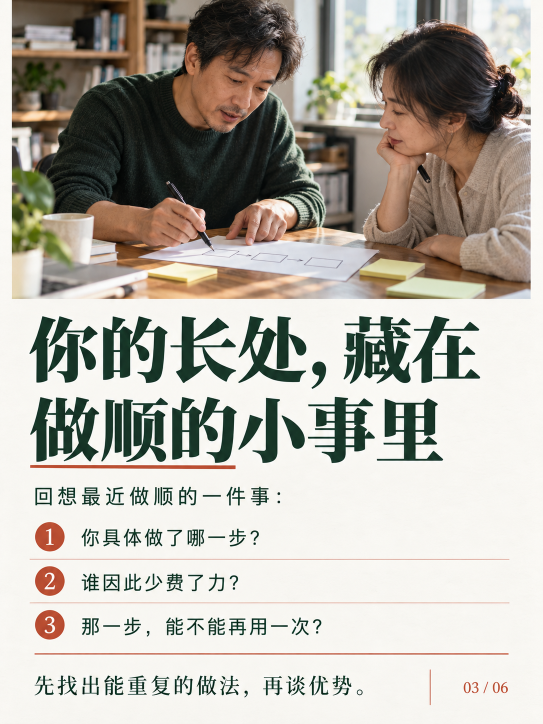
#> input picture .assets/articles/认识真实的自己贴图-20261027/generated/03-strengths.png, 1086 x 1448 px, given in place of 01-cover.png, which was not available (shown at 1/2 size)
$ python export.py
#> lines starting #> are read from the running program, lines starting #| are printed output that depends on the picture; pictures that were not available may be replaced by others from this repository, and a replacement may not be noted
"""等比导出发布图、拼接审阅图；不叠字或修改画面内容。"""

from pathlib import Path
import json
from PIL import Image

HERE = Path(__file__).resolve().parent
OUT = HERE.parents[2] / 'outputs/认识真实的自己-20261027/公众号贴图'
MAPPING = [
    ('01-cover', '01-封面'),
    ('02-labels', '02-少贴标签'),
    ('03-strengths', '03-找到长处'),
    ('04-energy', '04-看清消耗'),
    ('05-priorities', '05-排出选择'),
    ('06-card', '06-我的使用说明'),
]


def main():
    OUT.mkdir(parents=True, exist_ok=True)
    review = HERE / 'review'
    review.mkdir(exist_ok=True)
    cards = []
    records = []
    for source_name, output_name in MAPPING:
        with Image.open(HERE / 'generated' / f'{source_name}.png') as im:
#> im is the input picture: PIL image 1086x1448 RGB; mean R, G, B 181.7, 177.4, 168.5
            im.load()
            if im.width * 4 != im.height * 3:
                raise ValueError(f'{source_name}: 原图不是3:4，停止导出')
            card = im.convert('RGB').resize((1080, 1440), Image.Resampling.LANCZOS)
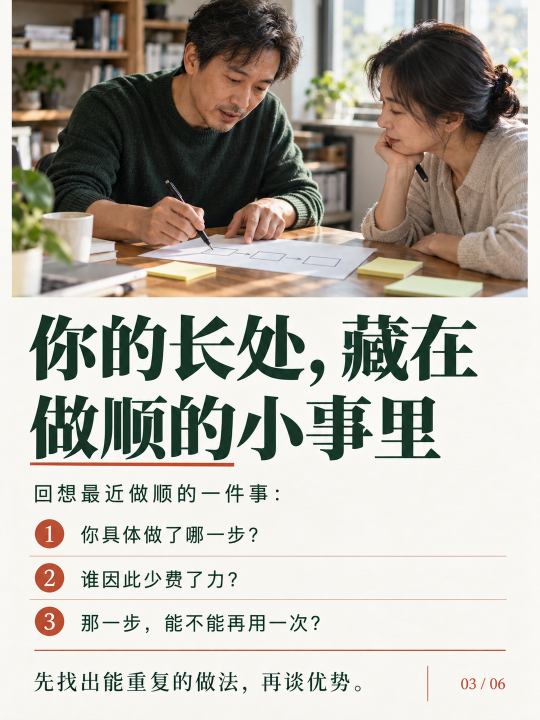
#> card: PIL image 1080x1440 RGB (shown at 1/2 size); mean R, G, B 181.7, 177.4, 168.5
            card.save(OUT / f'{output_name}.png', optimize=True)
            cards.append(card)
            records.append({
                'file': f'{output_name}.png',
                'width': 1080,
                'height': 1440,
                'source': f'{source_name}.png',
                'source_size': list(im.size),
            })
#> pass 2 of the loop in main, `for source_name, output_name in MAPPING:`:
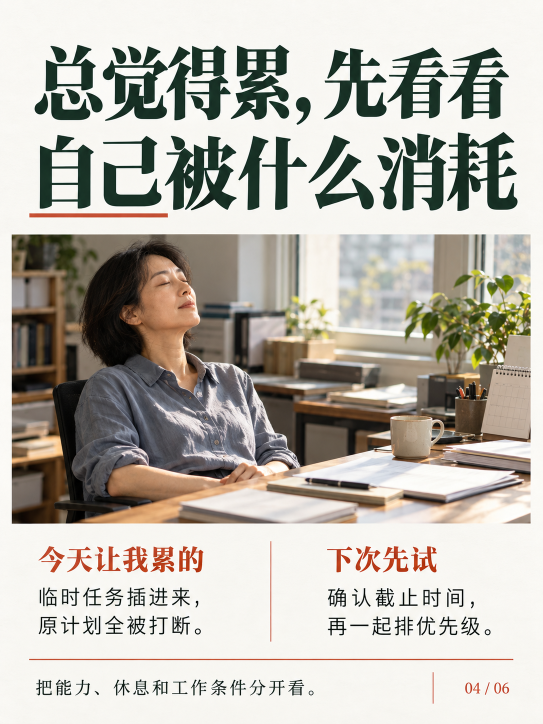
#> input picture .assets/articles/认识真实的自己贴图-20261027/generated/04-energy.png, 1086 x 1448 px, given in place of 02-labels.png, which was not available (shown at 1/2 size)
#> in main, im is the input picture: PIL image 1086x1448 RGB; mean R, G, B 186.8, 182.6, 174.1
#> in main, `card = im.convert('RGB').resize((1080, 1440), Image.Resampling.LANCZOS)`:
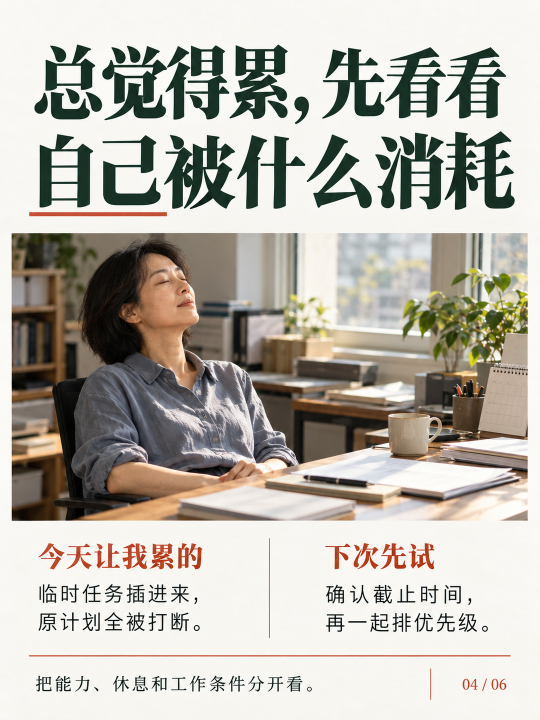
#> card: PIL image 1080x1440 RGB (shown at 1/2 size); mean R, G, B 186.8, 182.6, 174.1

    # 两列三排，完整保留各图，不加文字、边框或其他装饰。
    spread = Image.new('RGB', (1080, 2160), 'white')
#> spread: PIL image 1080x2160 RGB; every value is 255
    for i, card in enumerate(cards):
        spread.paste(
            card.resize((540, 720), Image.Resampling.LANCZOS),
            ((i % 2) * 540, (i // 2) * 720),
        )
        card.resize((360, 480), Image.Resampling.LANCZOS).save(
            review / f'手机宽度-{i+1:02d}.jpg', quality=96
        )
#> this loop made 6 passes
#> pass 1, in main, `card.resize((360, 480), Image.Resampling.LANCZOS).save( review / f'手机宽..`:
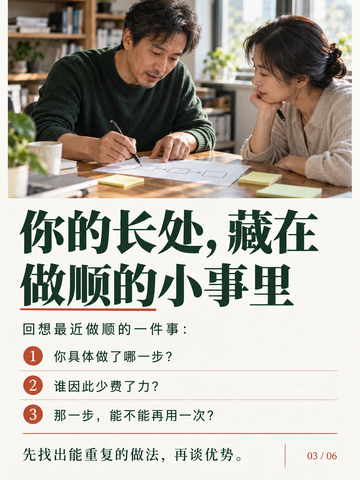
#> saved as 手机宽度-01.jpg: PIL image 360x480 RGB; mean R, G, B 181.5, 177.3, 168.4
#> pass 2, in main, `card.resize((360, 480), Image.Resampling.LANCZOS).save( review / f'手机宽..`:
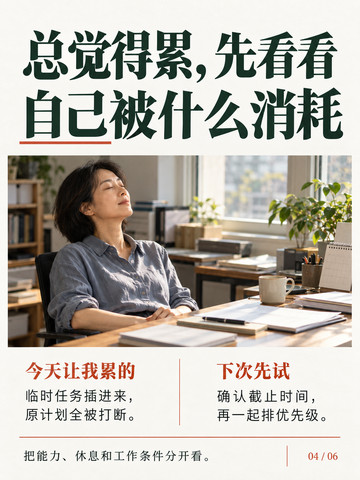
#> saved as 手机宽度-02.jpg: PIL image 360x480 RGB; mean R, G, B 186.6, 182.4, 174
#> after the loop:
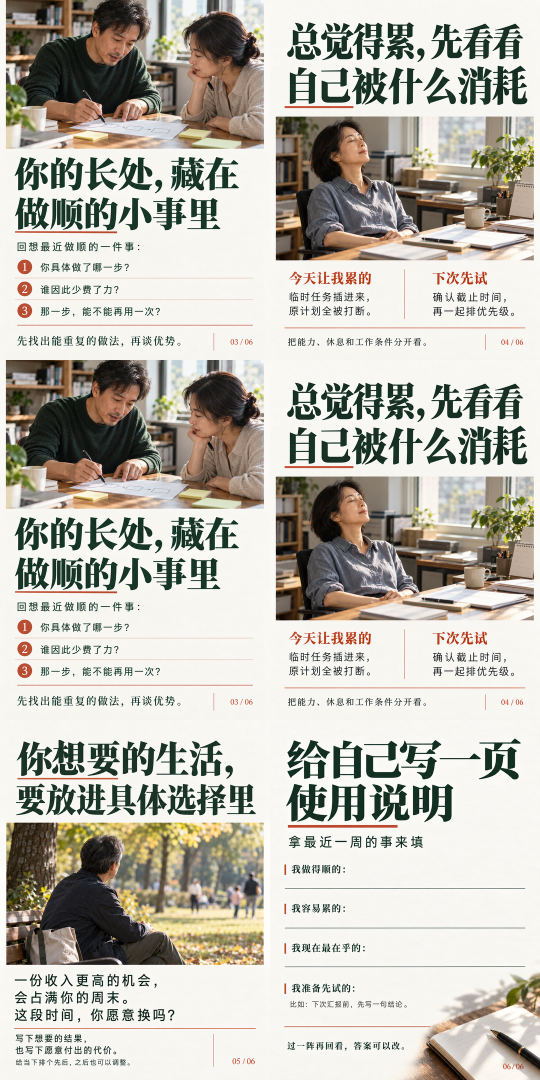
#> spread: PIL image 1080x2160 RGB (shown at 1/2 size); mean R, G, B 190.2, 186.9, 178
    spread.save(review / '六张贴图总览.jpg', quality=94)
    (review / '发布图片尺寸.json').write_text(
        json.dumps(records, ensure_ascii=False, indent=2) + '\n'
    )
    print(json.dumps({'exported': len(records), 'size': '1080x1440'}, ensure_ascii=False))


if __name__ == '__main__':
    main()
